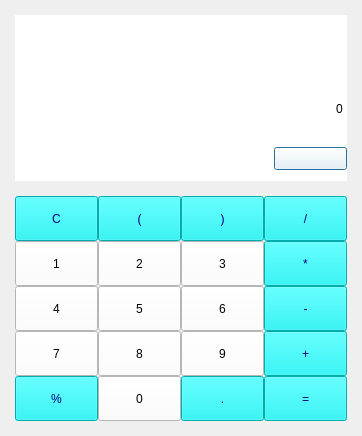
<?xml version="1.0" encoding="UTF-8"?>
<ui version="4.0">
 <class>Dialog</class>
 <widget class="QDialog" name="Dialog">
  <property name="geometry">
   <rect>
    <x>0</x>
    <y>0</y>
    <width>362</width>
    <height>436</height>
   </rect>
  </property>
  <property name="minimumSize">
   <size>
    <width>362</width>
    <height>436</height>
   </size>
  </property>
  <property name="maximumSize">
   <size>
    <width>362</width>
    <height>436</height>
   </size>
  </property>
  <property name="windowTitle">
   <string>Dialog</string>
  </property>
  <property name="windowIcon">
   <iconset>
    <normaloff>../image/icon.ico</normaloff>../image/icon.ico</iconset>
  </property>
  <layout class="QGridLayout" name="gridLayout_3">
   <property name="leftMargin">
    <number>15</number>
   </property>
   <property name="topMargin">
    <number>15</number>
   </property>
   <property name="rightMargin">
    <number>15</number>
   </property>
   <property name="bottomMargin">
    <number>15</number>
   </property>
   <property name="verticalSpacing">
    <number>15</number>
   </property>
   <item row="0" column="0">
    <widget class="QWidget" name="widget" native="true">
     <property name="styleSheet">
      <string notr="true">background-color: rgb(255, 255, 255);</string>
     </property>
     <layout class="QGridLayout" name="gridLayout_2">
      <property name="leftMargin">
       <number>0</number>
      </property>
      <property name="topMargin">
       <number>0</number>
      </property>
      <property name="rightMargin">
       <number>0</number>
      </property>
      <property name="bottomMargin">
       <number>0</number>
      </property>
      <item row="0" column="0" colspan="2">
       <widget class="QLineEdit" name="q_lineEdit">
        <property name="minimumSize">
         <size>
          <width>0</width>
          <height>45</height>
         </size>
        </property>
        <property name="styleSheet">
         <string notr="true">font: 20pt &quot;나눔바른펜&quot;;</string>
        </property>
        <property name="text">
         <string/>
        </property>
        <property name="frame">
         <bool>false</bool>
        </property>
        <property name="alignment">
         <set>Qt::AlignRight|Qt::AlignTrailing|Qt::AlignVCenter</set>
        </property>
       </widget>
      </item>
      <item row="1" column="0" colspan="2">
       <widget class="QLineEdit" name="a_lineEdit">
        <property name="minimumSize">
         <size>
          <width>0</width>
          <height>45</height>
         </size>
        </property>
        <property name="styleSheet">
         <string notr="true">font: 25pt &quot;나눔바른펜&quot;;</string>
        </property>
        <property name="text">
         <string>0</string>
        </property>
        <property name="frame">
         <bool>false</bool>
        </property>
        <property name="alignment">
         <set>Qt::AlignRight|Qt::AlignTrailing|Qt::AlignVCenter</set>
        </property>
       </widget>
      </item>
      <item row="2" column="0">
       <spacer name="horizontalSpacer">
        <property name="orientation">
         <enum>Qt::Horizontal</enum>
        </property>
        <property name="sizeHint" stdset="0">
         <size>
          <width>250</width>
          <height>20</height>
         </size>
        </property>
       </spacer>
      </item>
      <item row="2" column="1">
       <widget class="QPushButton" name="del_pushButton">
        <property name="minimumSize">
         <size>
          <width>73</width>
          <height>23</height>
         </size>
        </property>
        <property name="text">
         <string/>
        </property>
       </widget>
      </item>
     </layout>
    </widget>
   </item>
   <item row="1" column="0">
    <layout class="QGridLayout" name="gridLayout">
     <item row="2" column="0">
      <widget class="QPushButton" name="num_pushButton_4">
       <property name="minimumSize">
        <size>
         <width>0</width>
         <height>45</height>
        </size>
       </property>
       <property name="styleSheet">
        <string notr="true">background-color: rgb(255, 255, 255);font: 16pt &quot;나눔바른펜&quot;;</string>
       </property>
       <property name="text">
        <string>4</string>
       </property>
      </widget>
     </item>
     <item row="2" column="1">
      <widget class="QPushButton" name="num_pushButton_5">
       <property name="minimumSize">
        <size>
         <width>0</width>
         <height>45</height>
        </size>
       </property>
       <property name="styleSheet">
        <string notr="true">background-color: rgb(255, 255, 255);font: 16pt &quot;나눔바른펜&quot;;</string>
       </property>
       <property name="text">
        <string>5</string>
       </property>
      </widget>
     </item>
     <item row="0" column="1">
      <widget class="QPushButton" name="p_open_pushButton">
       <property name="minimumSize">
        <size>
         <width>0</width>
         <height>45</height>
        </size>
       </property>
       <property name="styleSheet">
        <string notr="true">color: rgb(0, 0, 127);
font: 14pt &quot;Comic Sans MS&quot;;
background-color: rgb(0, 241, 241);</string>
       </property>
       <property name="text">
        <string>(</string>
       </property>
      </widget>
     </item>
     <item row="2" column="2">
      <widget class="QPushButton" name="num_pushButton_6">
       <property name="minimumSize">
        <size>
         <width>0</width>
         <height>45</height>
        </size>
       </property>
       <property name="styleSheet">
        <string notr="true">background-color: rgb(255, 255, 255);font: 16pt &quot;나눔바른펜&quot;;</string>
       </property>
       <property name="text">
        <string>6</string>
       </property>
      </widget>
     </item>
     <item row="3" column="3">
      <widget class="QPushButton" name="sign_pushButton_4">
       <property name="minimumSize">
        <size>
         <width>0</width>
         <height>45</height>
        </size>
       </property>
       <property name="styleSheet">
        <string notr="true">color: rgb(0, 0, 127);
font: 14pt &quot;Comic Sans MS&quot;;
background-color: rgb(0, 241, 241);</string>
       </property>
       <property name="text">
        <string>+</string>
       </property>
      </widget>
     </item>
     <item row="3" column="2">
      <widget class="QPushButton" name="num_pushButton_9">
       <property name="minimumSize">
        <size>
         <width>0</width>
         <height>45</height>
        </size>
       </property>
       <property name="styleSheet">
        <string notr="true">background-color: rgb(255, 255, 255);font: 16pt &quot;나눔바른펜&quot;;</string>
       </property>
       <property name="text">
        <string>9</string>
       </property>
      </widget>
     </item>
     <item row="4" column="3">
      <widget class="QPushButton" name="result_pushButton">
       <property name="minimumSize">
        <size>
         <width>0</width>
         <height>45</height>
        </size>
       </property>
       <property name="styleSheet">
        <string notr="true">color: rgb(0, 0, 127);
font: 14pt &quot;Comic Sans MS&quot;;
background-color: rgb(0, 241, 241);</string>
       </property>
       <property name="text">
        <string>=</string>
       </property>
      </widget>
     </item>
     <item row="0" column="3">
      <widget class="QPushButton" name="sign_pushButton_1">
       <property name="minimumSize">
        <size>
         <width>0</width>
         <height>45</height>
        </size>
       </property>
       <property name="styleSheet">
        <string notr="true">color: rgb(0, 0, 127);
font: 14pt &quot;Comic Sans MS&quot;;
background-color: rgb(0, 241, 241);</string>
       </property>
       <property name="text">
        <string>/</string>
       </property>
      </widget>
     </item>
     <item row="4" column="2">
      <widget class="QPushButton" name="dot_pushButton">
       <property name="minimumSize">
        <size>
         <width>0</width>
         <height>45</height>
        </size>
       </property>
       <property name="styleSheet">
        <string notr="true">color: rgb(0, 0, 127);
font: 14pt &quot;Comic Sans MS&quot;;
background-color: rgb(0, 241, 241);</string>
       </property>
       <property name="text">
        <string>.</string>
       </property>
      </widget>
     </item>
     <item row="1" column="0">
      <widget class="QPushButton" name="num_pushButton_1">
       <property name="minimumSize">
        <size>
         <width>0</width>
         <height>45</height>
        </size>
       </property>
       <property name="styleSheet">
        <string notr="true">background-color: rgb(255, 255, 255);font: 16pt &quot;나눔바른펜&quot;;</string>
       </property>
       <property name="text">
        <string>1</string>
       </property>
      </widget>
     </item>
     <item row="0" column="0">
      <widget class="QPushButton" name="reset_pushButton">
       <property name="minimumSize">
        <size>
         <width>0</width>
         <height>45</height>
        </size>
       </property>
       <property name="styleSheet">
        <string notr="true">color: rgb(0, 0, 127);
font: 14pt &quot;Comic Sans MS&quot;;
background-color: rgb(0, 241, 241);</string>
       </property>
       <property name="text">
        <string>C</string>
       </property>
      </widget>
     </item>
     <item row="1" column="3">
      <widget class="QPushButton" name="sign_pushButton_2">
       <property name="minimumSize">
        <size>
         <width>0</width>
         <height>45</height>
        </size>
       </property>
       <property name="styleSheet">
        <string notr="true">color: rgb(0, 0, 127);
font: 14pt &quot;Comic Sans MS&quot;;
background-color: rgb(0, 241, 241);</string>
       </property>
       <property name="text">
        <string>*</string>
       </property>
      </widget>
     </item>
     <item row="3" column="1">
      <widget class="QPushButton" name="num_pushButton_8">
       <property name="minimumSize">
        <size>
         <width>0</width>
         <height>45</height>
        </size>
       </property>
       <property name="styleSheet">
        <string notr="true">background-color: rgb(255, 255, 255);font: 16pt &quot;나눔바른펜&quot;;</string>
       </property>
       <property name="text">
        <string>8</string>
       </property>
      </widget>
     </item>
     <item row="2" column="3">
      <widget class="QPushButton" name="sign_pushButton_3">
       <property name="minimumSize">
        <size>
         <width>0</width>
         <height>45</height>
        </size>
       </property>
       <property name="styleSheet">
        <string notr="true">color: rgb(0, 0, 127);
font: 14pt &quot;Comic Sans MS&quot;;
background-color: rgb(0, 241, 241);</string>
       </property>
       <property name="text">
        <string>-</string>
       </property>
      </widget>
     </item>
     <item row="1" column="1">
      <widget class="QPushButton" name="num_pushButton_2">
       <property name="minimumSize">
        <size>
         <width>0</width>
         <height>45</height>
        </size>
       </property>
       <property name="styleSheet">
        <string notr="true">background-color: rgb(255, 255, 255);font: 16pt &quot;나눔바른펜&quot;;</string>
       </property>
       <property name="text">
        <string>2</string>
       </property>
      </widget>
     </item>
     <item row="3" column="0">
      <widget class="QPushButton" name="num_pushButton_7">
       <property name="minimumSize">
        <size>
         <width>0</width>
         <height>45</height>
        </size>
       </property>
       <property name="styleSheet">
        <string notr="true">background-color: rgb(255, 255, 255);font: 16pt &quot;나눔바른펜&quot;;</string>
       </property>
       <property name="text">
        <string>7</string>
       </property>
      </widget>
     </item>
     <item row="4" column="0">
      <widget class="QPushButton" name="per_pushButton">
       <property name="minimumSize">
        <size>
         <width>0</width>
         <height>45</height>
        </size>
       </property>
       <property name="styleSheet">
        <string notr="true">color: rgb(0, 0, 127);
font: 14pt &quot;Comic Sans MS&quot;;
background-color: rgb(0, 241, 241);</string>
       </property>
       <property name="text">
        <string>%</string>
       </property>
      </widget>
     </item>
     <item row="4" column="1">
      <widget class="QPushButton" name="num_pushButton_0">
       <property name="minimumSize">
        <size>
         <width>0</width>
         <height>45</height>
        </size>
       </property>
       <property name="styleSheet">
        <string notr="true">background-color: rgb(255, 255, 255);font: 16pt &quot;나눔바른펜&quot;;</string>
       </property>
       <property name="text">
        <string>0</string>
       </property>
      </widget>
     </item>
     <item row="1" column="2">
      <widget class="QPushButton" name="num_pushButton_3">
       <property name="minimumSize">
        <size>
         <width>0</width>
         <height>45</height>
        </size>
       </property>
       <property name="styleSheet">
        <string notr="true">background-color: rgb(255, 255, 255);font: 16pt &quot;나눔바른펜&quot;;</string>
       </property>
       <property name="text">
        <string>3</string>
       </property>
      </widget>
     </item>
     <item row="0" column="2">
      <widget class="QPushButton" name="p_close_pushButton">
       <property name="minimumSize">
        <size>
         <width>0</width>
         <height>45</height>
        </size>
       </property>
       <property name="styleSheet">
        <string notr="true">color: rgb(0, 0, 127);
font: 14pt &quot;Comic Sans MS&quot;;
background-color: rgb(0, 241, 241);</string>
       </property>
       <property name="text">
        <string>)</string>
       </property>
      </widget>
     </item>
    </layout>
   </item>
  </layout>
 </widget>
 <resources/>
 <connections/>
</ui>
